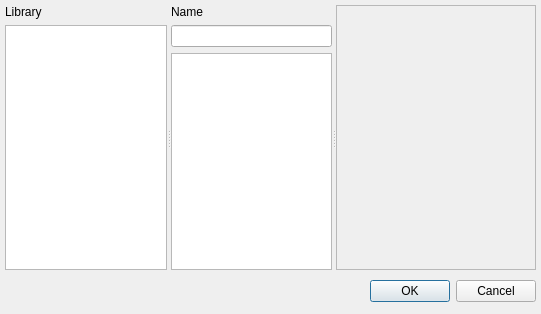
<?xml version="1.0" encoding="UTF-8"?>
<ui version="4.0">
 <class>SelectComponentDialog</class>
 <widget class="QDialog" name="SelectComponentDialog">
  <property name="windowModality">
   <enum>Qt::WindowModal</enum>
  </property>
  <property name="geometry">
   <rect>
    <x>0</x>
    <y>0</y>
    <width>541</width>
    <height>314</height>
   </rect>
  </property>
  <property name="windowTitle">
   <string>Qt-BSch Select Component</string>
  </property>
  <layout class="QVBoxLayout" name="verticalLayout_3">
   <property name="spacing">
    <number>10</number>
   </property>
   <property name="leftMargin">
    <number>5</number>
   </property>
   <property name="topMargin">
    <number>5</number>
   </property>
   <property name="rightMargin">
    <number>5</number>
   </property>
   <property name="bottomMargin">
    <number>12</number>
   </property>
   <item>
    <widget class="QSplitter" name="splitter_2">
     <property name="orientation">
      <enum>Qt::Horizontal</enum>
     </property>
     <widget class="QSplitter" name="splitter">
      <property name="orientation">
       <enum>Qt::Horizontal</enum>
      </property>
      <widget class="QWidget" name="">
       <layout class="QVBoxLayout" name="verticalLayout_2">
        <item>
         <widget class="QLabel" name="label">
          <property name="text">
           <string>Library</string>
          </property>
         </widget>
        </item>
        <item>
         <widget class="QListView" name="libraryList">
          <property name="sizePolicy">
           <sizepolicy hsizetype="Preferred" vsizetype="Expanding">
            <horstretch>0</horstretch>
            <verstretch>0</verstretch>
           </sizepolicy>
          </property>
         </widget>
        </item>
       </layout>
      </widget>
      <widget class="QWidget" name="">
       <layout class="QVBoxLayout" name="verticalLayout">
        <item>
         <widget class="QLabel" name="label_2">
          <property name="text">
           <string>Name</string>
          </property>
         </widget>
        </item>
        <item>
         <widget class="QLineEdit" name="componentName">
          <property name="sizePolicy">
           <sizepolicy hsizetype="Preferred" vsizetype="Fixed">
            <horstretch>0</horstretch>
            <verstretch>0</verstretch>
           </sizepolicy>
          </property>
         </widget>
        </item>
        <item>
         <widget class="QListView" name="componentList">
          <property name="sizePolicy">
           <sizepolicy hsizetype="Preferred" vsizetype="Expanding">
            <horstretch>0</horstretch>
            <verstretch>0</verstretch>
           </sizepolicy>
          </property>
         </widget>
        </item>
       </layout>
      </widget>
     </widget>
     <widget class="QScrollArea" name="scrollArea">
      <property name="minimumSize">
       <size>
        <width>200</width>
        <height>0</height>
       </size>
      </property>
      <property name="widgetResizable">
       <bool>true</bool>
      </property>
      <property name="alignment">
       <set>Qt::AlignBottom|Qt::AlignRight|Qt::AlignTrailing</set>
      </property>
      <widget class="SComponentWidget" name="component">
       <property name="geometry">
        <rect>
         <x>0</x>
         <y>0</y>
         <width>198</width>
         <height>265</height>
        </rect>
       </property>
       <property name="sizePolicy">
        <sizepolicy hsizetype="Expanding" vsizetype="Expanding">
         <horstretch>0</horstretch>
         <verstretch>0</verstretch>
        </sizepolicy>
       </property>
      </widget>
     </widget>
    </widget>
   </item>
   <item>
    <widget class="QDialogButtonBox" name="buttonBox">
     <property name="orientation">
      <enum>Qt::Horizontal</enum>
     </property>
     <property name="standardButtons">
      <set>QDialogButtonBox::Cancel|QDialogButtonBox::Ok</set>
     </property>
    </widget>
   </item>
  </layout>
 </widget>
 <customwidgets>
  <customwidget>
   <class>SComponentWidget</class>
   <extends>QWidget</extends>
   <header>componentview.h</header>
   <container>1</container>
  </customwidget>
 </customwidgets>
 <resources/>
 <connections>
  <connection>
   <sender>buttonBox</sender>
   <signal>accepted()</signal>
   <receiver>SelectComponentDialog</receiver>
   <slot>accept()</slot>
   <hints>
    <hint type="sourcelabel">
     <x>248</x>
     <y>254</y>
    </hint>
    <hint type="destinationlabel">
     <x>157</x>
     <y>274</y>
    </hint>
   </hints>
  </connection>
  <connection>
   <sender>buttonBox</sender>
   <signal>rejected()</signal>
   <receiver>SelectComponentDialog</receiver>
   <slot>reject()</slot>
   <hints>
    <hint type="sourcelabel">
     <x>316</x>
     <y>260</y>
    </hint>
    <hint type="destinationlabel">
     <x>286</x>
     <y>274</y>
    </hint>
   </hints>
  </connection>
 </connections>
</ui>
